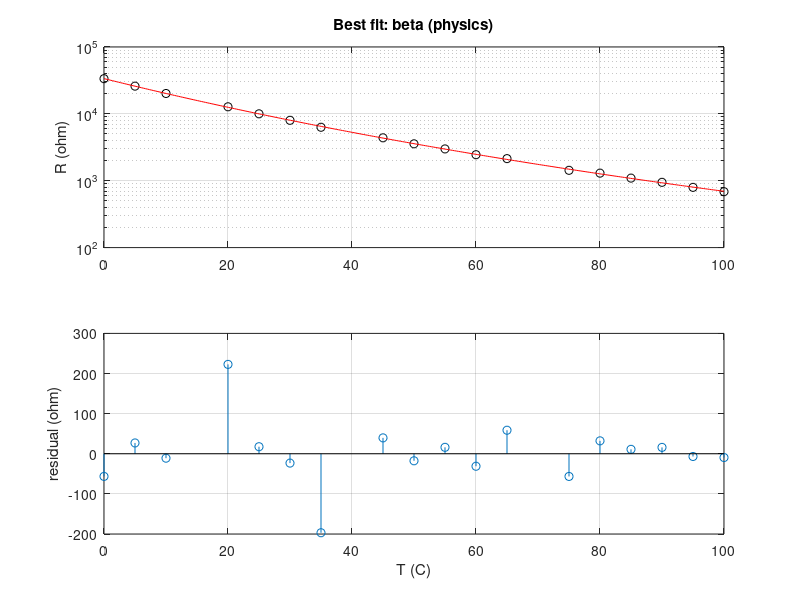

This chart was generated by the following MATLAB code:
% Day 127 · Project 20: Experimental Data Analysis and Automatic Report — Full program
% Run: open this file in MATLAB and press Run (or type main in the Command Window)

clc; clear; close all;
% ---- 1. create the measurement file ----
rng(21);
Tc = (0:5:100)';
R_true = 10e3 * exp(3950*(1./(Tc + 273.15) - 1/298.15));
R_meas = R_true .* (1 + 0.02*randn(size(Tc)));
R_meas([4 15]) = NaN;                         % two missing readings
R_meas(9) = R_meas(9) * 1.8;                  % one bad reading
fid = fopen('sensor_data.csv', 'w');
fprintf(fid, 'temperature_C,resistance_ohm\n');
for k = 1:numel(Tc), fprintf(fid, '%g,%g\n', Tc(k), R_meas(k)); end
fclose(fid);
% ---- 2. read and clean ----
fid = fopen('sensor_data.csv'); C = textscan(fid, '%f %f', 'Delimiter', ',', 'HeaderLines', 1); fclose(fid);
T = C{1}; R = C{2};
missing = isnan(R);
T = T(~missing); R = R(~missing);
lr = log(R); trend = polyval(polyfit(T, lr, 2), T);
res = lr - trend; bad = abs(res - median(res)) > 4*1.4826*median(abs(res - median(res)));   % robust outlier test
fprintf('Read %d rows: %d missing, %d outlier(s) removed (at %s C)\n', numel(Tc), nnz(missing), nnz(bad), mat2str(T(bad)'));
T = T(~bad); R = R(~bad);
% ---- 3. fit models ----
models = {};
p1 = polyfit(T, R, 1);            models(end+1, :) = {'linear', @(x) polyval(p1, x), 2};
p3 = polyfit(T, R, 3);            models(end+1, :) = {'cubic', @(x) polyval(p3, x), 4};
pe = polyfit(T, log(R), 1);       models(end+1, :) = {'exponential', @(x) exp(polyval(pe, x)), 2};
sse = @(c) sum((log(R) - log(c(1)*exp(c(2)*(1./(T + 273.15) - 1/298.15)))).^2);
cb = fminsearch(sse, [9000 3000]); models(end+1, :) = {'beta (physics)', @(x) cb(1)*exp(cb(2)*(1./(x + 273.15) - 1/298.15)), 2};
n = numel(R); report = {};
best = ''; best_adj = -Inf;
for k = 1:size(models, 1)
    yhat = models{k, 2}(T);
    r2 = 1 - sum((R - yhat).^2)/sum((R - mean(R)).^2);
    adj = 1 - (1 - r2)*(n - 1)/(n - models{k, 3} - 1);
    report{end+1} = sprintf('%-15s R^2 = %.5f, adjusted R^2 = %.5f, RMSE = %.1f ohm', models{k, 1}, r2, adj, sqrt(mean((R - yhat).^2))); %#ok<SAGROW>
    if adj > best_adj, best_adj = adj; best = models{k, 1}; kb = k; end
end
% ---- 4. report ----
lines_out = [{'SENSOR CALIBRATION REPORT', repmat('=', 1, 25), ...
    sprintf('Points used: %d of %d', n, numel(Tc)), ...
    sprintf('Temperature range: %g to %g C', min(T), max(T)), ...
    sprintf('Resistance range: %.0f to %.0f ohm', min(R), max(R)), '', 'Model comparison:'}, report, ...
    {'', sprintf('Best model: %s', best), sprintf('Fitted R25 = %.0f ohm, B = %.0f K (true: 10000, 3950)', cb), ...
     sprintf('Predicted resistance at 37 C: %.1f ohm', models{kb, 2}(37))}];
fid = fopen('report.txt', 'w'); fprintf(fid, '%s\n', lines_out{:}); fclose(fid);
disp(fileread('report.txt'))
delete('sensor_data.csv'); delete('report.txt');         % remove these lines to keep the files
% ---- 5. plots ----
xf = linspace(0, 100, 300);
subplot(2, 1, 1); semilogy(T, R, 'ko', xf, models{kb, 2}(xf), 'r'); grid on; ylabel('R (ohm)'); title(['Best fit: ' best])
subplot(2, 1, 2); stem(T, R - models{kb, 2}(T)); grid on; ylabel('residual (ohm)'); xlabel('T (C)')
